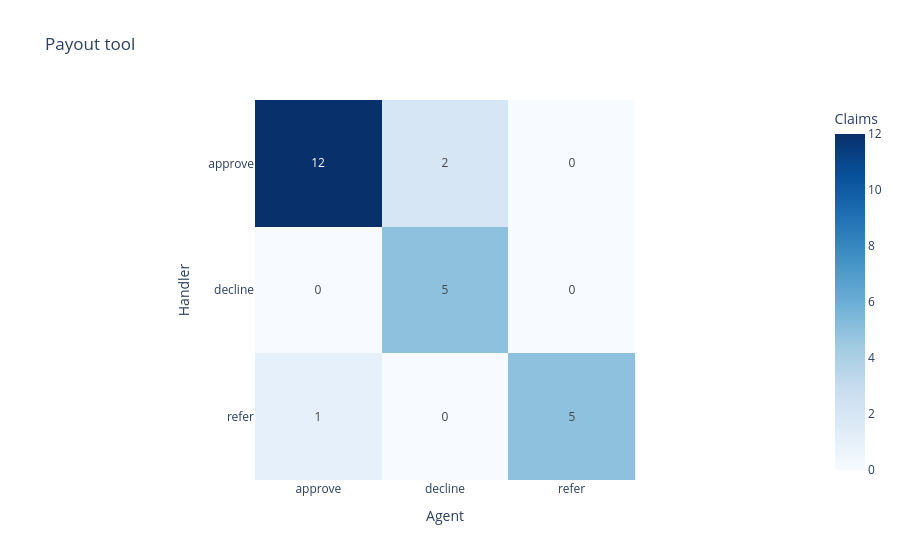

The cell this chart's notebook holds for it:
### Code cell
payout_tool_table = pd.concat(payout_tool_tables, ignore_index=True)
show_confusion_matrix(payout_tool_table, "Payout tool")

### Figure 1 — Plotly figure (JSON) as saved in the notebook; plotly's stock layout.template omitted (floating-point values rounded to 4 significant figures)
{"data": [{"coloraxis": "coloraxis", "hovertemplate": "Agent: %{x}<br>Handler: %{y}<br>Claims: %{z}<extra></extra>", "name": "0", "texttemplate": "%{z}", "type": "heatmap", "x": ["approve", "decline", "refer"], "xaxis": "x", "y": ["approve", "decline", "refer"], "yaxis": "y", "z": [[12, 2, 0], [0, 5, 0], [1, 0, 5]]}], "layout": {"coloraxis": {"autocolorscale": false, "colorbar": {"title": {"text": "Claims"}}, "colorscale": [[0, "rgb(247,251,255)"], [0.125, "rgb(222,235,247)"], [0.25, "rgb(198,219,239)"], [0.375, "rgb(158,202,225)"], [0.5, "rgb(107,174,214)"], [0.625, "rgb(66,146,198)"], [0.75, "rgb(33,113,181)"], [0.875, "rgb(8,81,156)"], [1, "rgb(8,48,107)"]]}, "title": {"text": "Payout tool"}, "xaxis": {"anchor": "y", "constrain": "domain", "domain": [0, 1], "scaleanchor": "y", "title": {"text": "Agent"}}, "yaxis": {"anchor": "x", "autorange": "reversed", "constrain": "domain", "domain": [0, 1], "title": {"text": "Handler"}}}}
